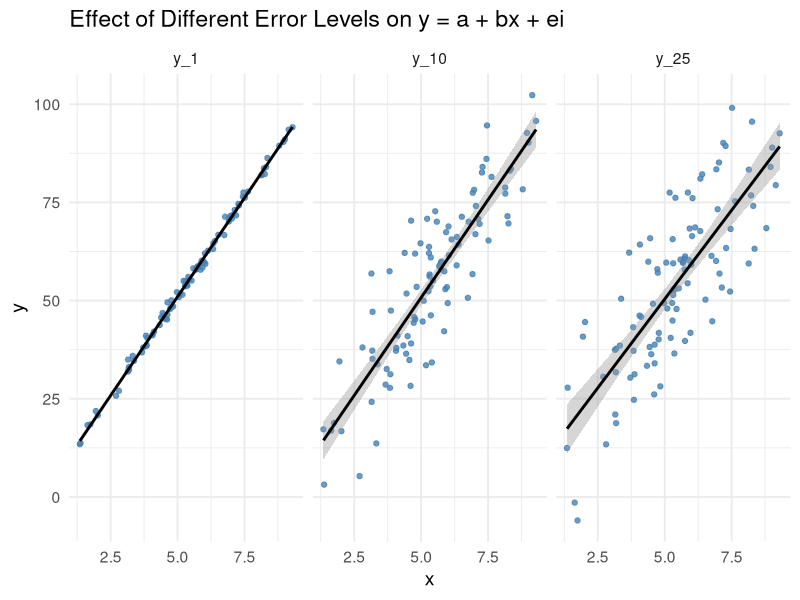
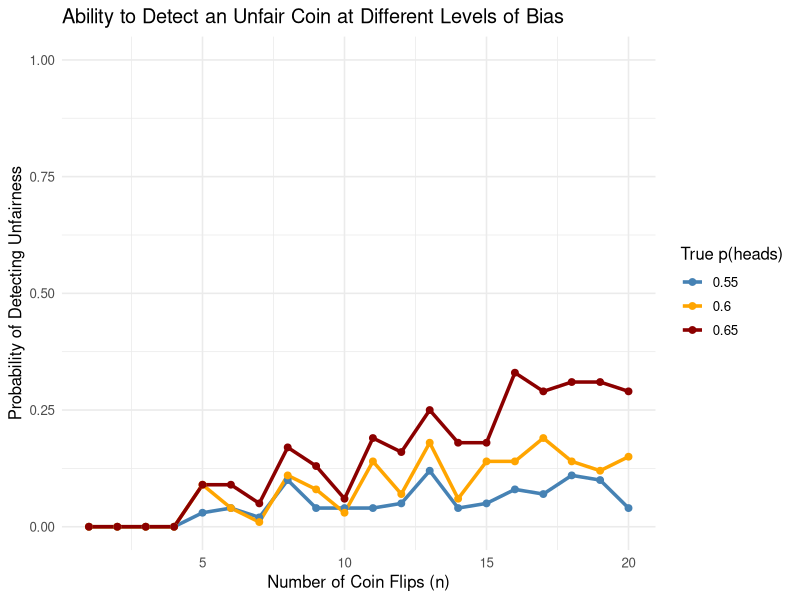

Here is the R script that generated these plots, in order:
# Load packages
library(truncnorm)
library(tidyverse)

#####################
### Objective 1 #####
#####################

##----------------------- part a ------------------------------####
#assigning values for a and b
a<- 1
b<- 10

# Generate 100 observations from N(mean=5.5, sd=2) truncated between 1 and 10
set.seed(100)
xi <- rtruncnorm(100, a = 1, b = 10, mean = 5.5, sd = 2)

# View the first few observations
#generate 100 random values for e from normal dist for sd of 1
set.seed(100)
ei_1 <- rtruncnorm(100, a= -25, b= 25, mean= 0, sd= 1)


#re-do this for sd of 10
set.seed(100)
ei_10 <- rtruncnorm(100, a= -25, b= 25, mean= 0, sd= 10)


#re-do again for sd of 25
set.seed(100)
ei_25 <- rtruncnorm(100, a= -25, b= 25, mean= 0, sd= 25)

y_1<- as.matrix(a + (b*xi) + ei_1)
y_10<- as.matrix(a + (b*xi) + ei_10)
y_25<-  as.matrix(a + (b*xi) + ei_25)

##------------ part b --------------------------------------------####
#. Using facet wrapping in ggplot, create a multipanel figure comparing plots of y vs. x in one row for
#three different values of σ: 1, 10, and 25.

#first create dataframe with x and y
xy_df <- cbind.data.frame(y_1, y_10, y_25, xi)

# Reshape to long format
xy_df_long <- xy_df %>%
  pivot_longer(
    cols = starts_with("y_"),
    names_to = "error_level",
    values_to = "y"
  )

# Clean up error level labels
xy_df_long$error_level <- recode(xy_df_long$error_level,
                              y_low = "SD = 1",
                              y_med = "SD = 10",
                              y_high = "SD = 25")

# Plot with ggplot
ggplot(xy_df_long, aes(x = xi, y = y)) +
  geom_point(color = "steelblue", alpha= 0.8) +
  geom_smooth(method = "lm", se = TRUE, color = "black")+
  facet_wrap(~ error_level, ncol = 3) +
  theme_minimal(base_size = 14) +
  labs(
    title = "Effect of Different Error Levels on y = a + bx + ei",
    x = "x",
    y = "y"
  )

# definitely gets more difficult to see the relationship btwn x and y as error increases

######################
## Objective 2 #######
######################

##--------- part a -----------------------##
# how many coin flips are needed to determine if the flip is unfair?
#beta for hypothesis testing Don Corleone
#what is the probability that a coin flip is heads 4/4 times
#fbeta(x, alpha, beta)
# first use p= 0.55
#need to first randomly flip the coin 20 times? generate values of 0 or 1
coin_heads <-rbinom(n = 20, size= 20, p= 0.55)
coin_heads_list <- as.list(coin_heads) #putting results into a list for iterating later
rbinom(4, 4, 0.5)
#alpha= 5= success + 1
#beta= 1 = alpha - successes
alpha_list <- list() #initializing an empty list
beta_list <- list() #initializing an empty list

for (i in coin_heads_list) {
  alpha <- i + 1
  alpha_list <- append(alpha_list, alpha)}

#beta= 1
q_list <- list() #initialize empty list to store values in loop

for (i in alpha_list) {
  q_val <- qbeta(0.55, i, 1)   #compute quantile for given alpha
  q_list <- append(q_list, q_val)  #append to list
}

#using dbinom
set.seed(100)
coin_heads <- rbinom(n = 20, size = 20, p = 0.55) #first prob of 0.55

# Compute the probability of each observed value
probs <- dbinom(coin_heads, size = 20, prob = 0.55)

# View a few
data.frame(successes = coin_heads, probability = probs)

#example data with pbinom
set.seed(100)
coin_heads_p <- rbinom(n = 20, size = 20, p = 0.55)

# Compute the probability of each observed value
probs_p <- pbinom(coin_heads_p, size = 20, prob = 0.55)

# View a few
data.frame(successes = coin_heads_p, probability = probs_p)

#define variables
set.seed(100)
n_flips <- 1:20 #list of 1 through 20, inclusive
n_sim <- 100 #100 simulations
alpha <- 0.05 #value for significance 
p_values <- c(0.55, 0.6, 0.65)  #other prob values

#Initialize a results data frame
results <- data.frame()

#Loop over each given probability
#I had to google this nested for loop part
for (p_true in p_values) {
  
  power_results <- numeric(length(n_flips))
  
  for (n in n_flips) {
    rejections <- 0
    
    for (sim in 1:n_sim) {
      # Simulate n flips
      flips <- rbinom(1, size = n, prob = p_true)
      
      # One-sided binomial test: H0: p = 0.5 vs Ha: p > 0.5
      test <- binom.test(flips, n, p = 0.5, alternative = "greater")
      
      # Check if result is significant
      if (test$p.value < alpha) {
        rejections <- rejections + 1
      }
    }
    
    # Store power (proportion of rejections)
    power_results[n] <- rejections / n_sim
  }
  
  #Add to results dataframe
  results <- rbind(
    results,
    data.frame(
      flips = n_flips,
      power = power_results,
      p_true = as.factor(p_true)
    )
  )
}

#plot results on one graph
ggplot(results, aes(x = flips, y = power, color = p_true)) +
  geom_line(size = 1.2) +
  geom_point(size = 2) +
  scale_color_manual(values = c("steelblue", "orange", "darkred")) +
  theme_minimal(base_size = 12) +
  labs(
    title = "Ability to Detect an Unfair Coin at Different Levels of Bias",
    x = "Number of Coin Flips (n)",
    y = "Probability of Detecting Unfairness",
    color = "True p(heads)"
  ) +
  ylim(0, 1) #manually setting axis limits up to 1.00 or 100% probability
